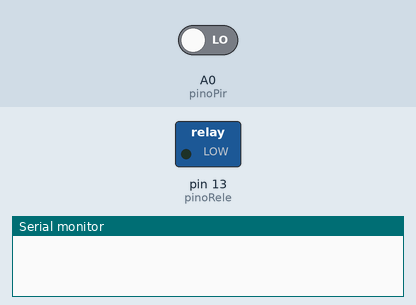
Simulated run of this sketch. Board: Arduino Uno, built with avr-gcc and run on an emulated ATmega328P. Parts: switched loads named in the sketch (green lamp = pin HIGH), the last lines printed to the serial monitor. Inputs (shaded band) come from the test bench; at power-on: A0 (pinoPir) LOW.

Above: at 1.4 s.
1.5 s: A0 (pinoPir) driven HIGH
At 2.7 s:
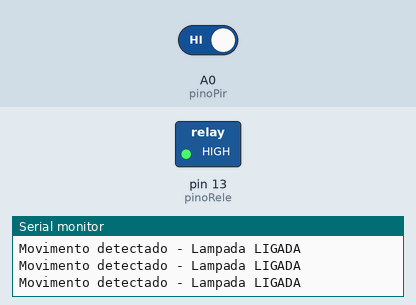
3.0 s: A0 (pinoPir) driven LOW
At 4.1 s:
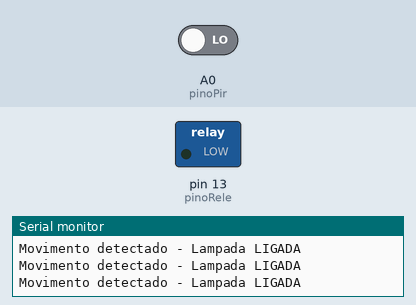
Timing chart, 0 to 6.0 s (numbered marks = the images above; inputs shaded):
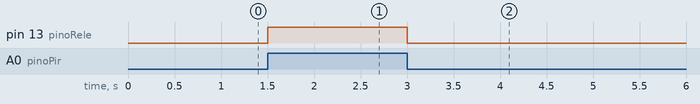

The sketch:

PRJ_3.1_Lampada_Automatica.ino
```cpp
int pinoRele = 13;  // Fio amarelo conectado ao módulo relé
int pinoPir = A0;   // Fio verde conectado ao sinal do sensor PIR
int val = 0;        // Variável para armazenar a leitura do sensor

void setup() {
  pinMode(pinoRele, OUTPUT);
  pinMode(pinoPir, INPUT);
  Serial.begin(9600);
}

void loop() {
  val = digitalRead(pinoPir); // Lê o estado digital do sensor PIR

  if (val == HIGH) {
    digitalWrite(pinoRele, HIGH); // Aciona o relé, ligando a lâmpada
    Serial.println("Movimento detectado - Lampada LIGADA");
    delay(100);
  } else {
    digitalWrite(pinoRele, LOW);  // Desaciona o relé, desligando a lâmpada
    delay(300);
  }
}
```

Measured:
- after the input at 1.5 s, pin 13 (pinoRele): LOW → HIGH at once
- after the input at 3.0 s, pin 13 (pinoRele): HIGH → LOW at once
